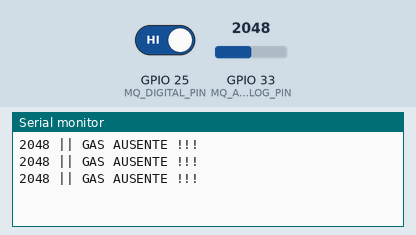
This sketch was run on a simulated ESP32. Shown: the last lines printed to the serial monitor. Inputs (shaded band) come from the test bench; at power-on: GPIO 25 (MQ_DIGITAL_PIN) HIGH, GPIO 33 (MQ_ANALOG_PIN) = 2048.

Above: at 1.3 s.
1.4 s: GPIO 25 (MQ_DIGITAL_PIN) driven LOW
At 1.9 s:
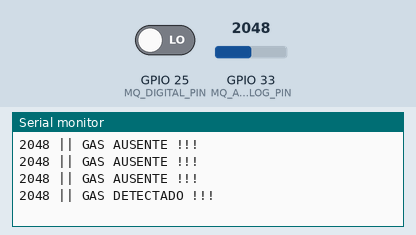
3.5 s: GPIO 33 (MQ_ANALOG_PIN) set to 2866
At 3.9 s:
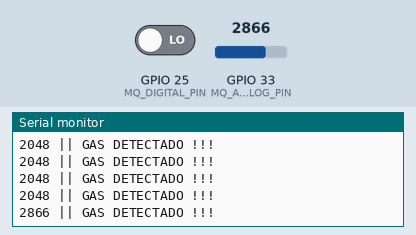
5.0 s: GPIO 33 (MQ_ANALOG_PIN) set to 3603
At 5.4 s:
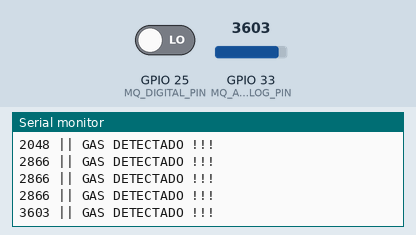
6.5 s: GPIO 25 (MQ_DIGITAL_PIN) driven HIGH
At 6.9 s:
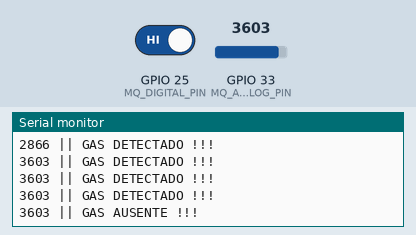
Timing chart, 0 to 9.0 s (numbered marks = the images above; inputs shaded):
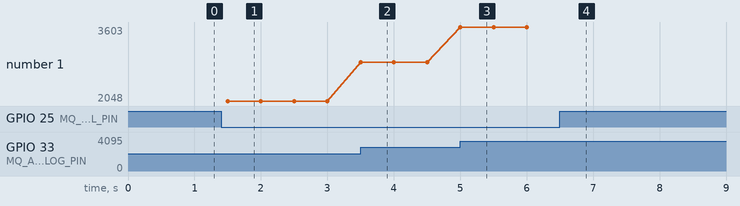

Measured:
- after the input at 1.4 s, the serial monitor: prints a new line after 0.10 s (image 1)
- after the input at 3.5 s, the serial monitor: prints a new line at once (image 2)
- after the input at 5.0 s, the serial monitor: prints a new line at once (image 3)
- after the input at 6.5 s, the serial monitor: prints a new line at once (image 4)
- plotted number 1: 2048 → 2866 after the input at 3.5 s, 2866 → 3603 after the input at 5.0 s

The sketch:

sensor_MQ-135.ino
```cpp
#include <Arduino.h>

#define MQ_ANALOG_PIN 33  // ADC-capable pin (ESP32: 32-39)
#define MQ_DIGITAL_PIN 25 // Digital-capable pin

void setup() {
  Serial.begin(9600);
  pinMode(MQ_DIGITAL_PIN, INPUT);
}

void loop() {
  int analogValue = analogRead(MQ_ANALOG_PIN);
  bool gasDetected = digitalRead(MQ_DIGITAL_PIN) == LOW;

  Serial.print(analogValue);
  Serial.print(" || ");
  Serial.println(gasDetected ? "GAS DETECTADO !!!" : "GAS AUSENTE !!!");
  delay(500);
}
```
